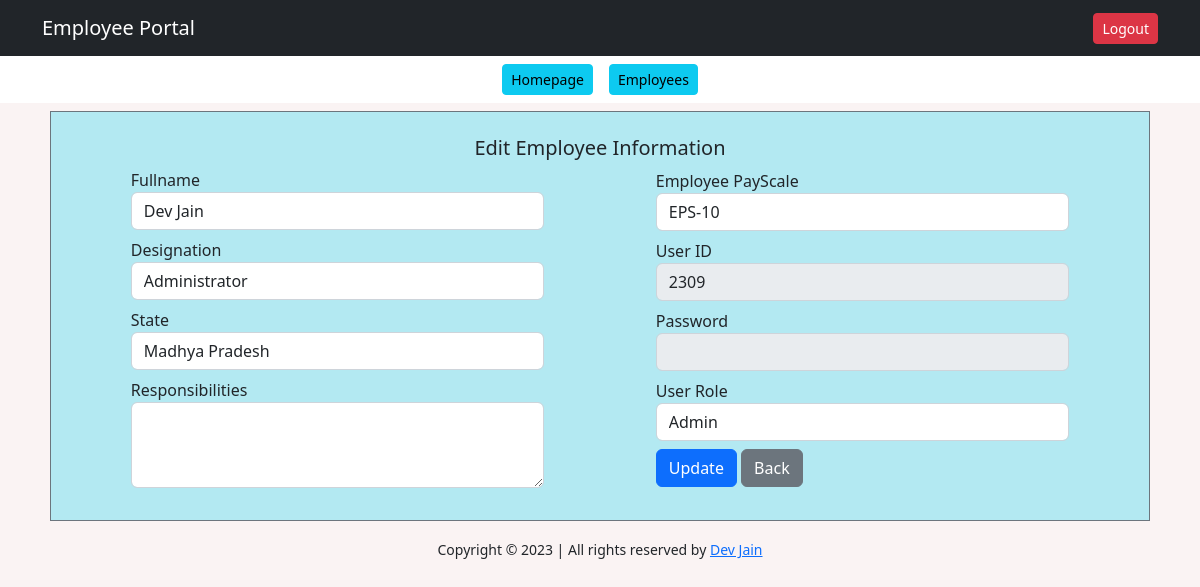
The app's page /dashboard/edit_emp.php?id=48 (signed in) with its own data.
### tables this page shows
CREATE TABLE `user_reg_tbl` (
  `emp_id` int(11) NOT NULL,
  `user_name` varchar(100) NOT NULL,
  `user_des` varchar(100) NOT NULL,
  `user_section` varchar(100) NOT NULL,
  `user_scale` varchar(100) NOT NULL,
  `user_res` text NOT NULL,
  `user_id` varchar(100) NOT NULL,
  `user_pass` varchar(255) NOT NULL,
  `user_role` int(11) NOT NULL
);

### dashboard/edit_emp.php (the view, shortened to what this page needs)
<?php include("header.php");
include("Configuration.php");
$emp_id = $_GET['id'];
$sql = "SELECT * FROM user_reg_tbl WHERE emp_id='$emp_id'";
$query = mysqli_query($config, $sql);
$row = mysqli_fetch_assoc($query);
?>
<div class="container mt-2">
  <form action="" method="POST">
    <div class="row m-2 p-4 register_form border border-secondary">
      <h5 class="text-center">Edit Employee Information</h5>
      <div class="col-md-5 m-auto">
        <div class="mb-2">
          <label>Fullname</label>
          <input type="text" name="user_name" placeholder="Fullname" class="form-control" required value="<?= $row['user_name'] ?>" maxlength="30" minlength="3">
        </div>
        <div class="mb-2">
          <label>Designation</label>
          <input type="text" name="user_des" placeholder="Designation" class="form-control" required value="<?= $row['user_des'] ?>" maxlength="30" minlength="3">
        </div>
        <div class="mb-2">
          <label>State</label>
          <select class="form-control required" name="user_section">
            <option value="<?= $row['user_section'] ?>" selected><?= $row['user_section'] ?></option>
          </select>
        </div>
        <div class="mb-2">
          <label>Responsibilities</label>
          <textarea class="form-control" rows="3" name="user_res" maxlength="300" minlength="10"><?= $row['user_res'] ?>
              </textarea>
        </div>
      </div>
      <div class="col-md-5 m-auto">
        <div class="mb-2">
          <label>Employee PayScale</label>
          <select class="form-control required" name="user_scale">
            <option value="<?= $row['user_scale'] ?>" selected><?= $row['user_scale'] ?></option>
          </select>
        </div>
        <div class="mb-2">
          <label>User ID</label>
          <input disabled type="text" name="user_id" class="form-control" value="<?= $row['user_id'] ?>" maxlength="30" minlength="4">
        </div>
        <div class="mb-2">
          <label>Password</label>
          <input disabled type="password" name="user_pass" class="form-control" value="">
        </div>
        <div class="mb-2">
          <label>User Role</label>
          <select required name="user_role" class="form-control">
            <option selected value="<?= $row['user_role'] ?>"><?php if ($row['user_role'] == 0) {
                                                                echo "Admin";
                                                              } else {
                                                                echo "Normal User";
                                                              }
                                                              ?></option>
          </select>
        </div>
        <div class="mb-2">
          <button class="btn btn-primary" name="update_emp">Update</button>
          <a href="users_list.php" class="btn btn-secondary">Back</a>
        </div>
      </div>
    </div>
  </form>
</div>
<?php include("footer.php"); ?>

### assets/style.css (style rules this page uses)
body { background-color: #faf3f3 !important; }
.login_form,.register_form,.emp_profile,.task_form { background-color: #b3e9f2; }

### records on screen
user_reg_tbl: user_name "Dev Jain", user_des "Administrator", user_section "Madhya Pradesh", user_scale "EPS-10", user_id "2309", user_role "Admin"
